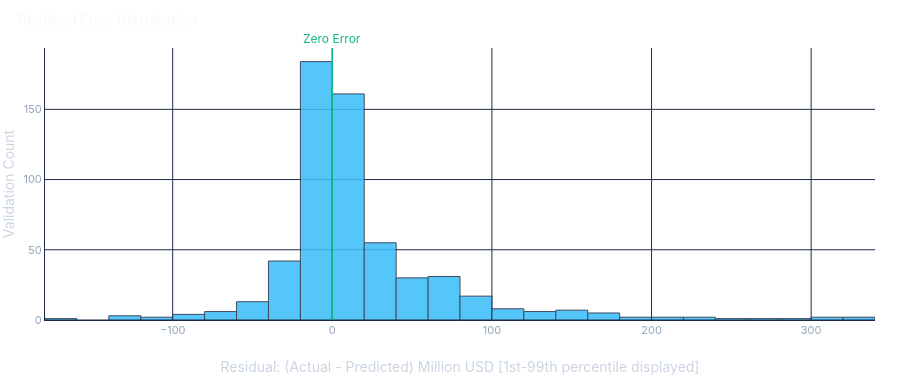

Here is the notebook cell this chart was saved with:
### Markdown cell above
## 17. Prediction Residual Distribution

Analyze residual variance $(y_{actual} - y_{predicted})$. Outlier tails are trimmed to the 1st–99th percentiles for display clarity.

### Code cell
fig_residuals = plot_residuals_distribution(best_model['residuals'])
fig_residuals.show()

### Figure 1 — Plotly figure (JSON) as saved in the notebook; plotly's stock layout.template omitted (floating-point values rounded to 4 significant figures; data arrays with more than 128 entries replaced by an {"elided": "..."} marker saying what was removed)
{"data": [{"hovertemplate": "Residual: $%{x:.1f}M<br>Count: %{y:,}<extra></extra>", "marker": {"color": "#38BDF8", "line": {"color": "#1E2B44", "width": 1}}, "nbinsx": 40, "opacity": 0.85, "type": "histogram", "x": {"elided": "588 float values"}}], "layout": {"annotations": [{"font": {"color": "#10B981"}, "showarrow": false, "text": "Zero Error", "x": 0, "xanchor": "center", "xref": "x", "y": 1, "yanchor": "bottom", "yref": "y domain"}], "colorway": ["#00D2FF", "#818CF8", "#38BDF8", "#10B981", "#F59E0B", "#EC4899", "#F97316", "#14B8A6"], "font": {"color": "#CBD5E1", "family": "Inter, Segoe UI, sans-serif", "size": 12}, "height": 380, "hoverlabel": {"bgcolor": "#141C2E", "bordercolor": "#2B3B59", "font": {"color": "#F8FAFC", "family": "Inter, Segoe UI, sans-serif", "size": 12}}, "legend": {"bgcolor": "rgba(20, 28, 46, 0.75)", "bordercolor": "#1E2B44", "borderwidth": 1, "font": {"color": "#CBD5E1", "size": 11}, "orientation": "h", "x": 0.5, "xanchor": "center", "y": -0.18, "yanchor": "top"}, "margin": {"b": 60, "l": 45, "r": 25, "t": 48}, "paper_bgcolor": "rgba(0,0,0,0)", "plot_bgcolor": "rgba(0,0,0,0)", "shapes": [{"line": {"color": "#10B981", "width": 1.5}, "type": "line", "x0": 0, "x1": 0, "xref": "x", "y0": 0, "y1": 1, "yref": "y domain"}], "title": {"font": {"color": "#F8FAFC", "family": "Inter, Segoe UI, sans-serif", "size": 14}, "text": "<b>Residual Error Distribution</b>", "x": 0.02, "xanchor": "left", "y": 0.96, "yanchor": "top"}, "xaxis": {"gridcolor": "#1E2B44", "linecolor": "#1E2B44", "tickfont": {"color": "#94A3B8", "size": 11}, "title": {"text": "Residual: (Actual - Predicted) Million USD [1st-99th percentile displayed]"}, "zerolinecolor": "#1E2B44"}, "yaxis": {"gridcolor": "#1E2B44", "linecolor": "#1E2B44", "tickfont": {"color": "#94A3B8", "size": 11}, "title": {"text": "Validation Count"}, "zerolinecolor": "#1E2B44"}}}
